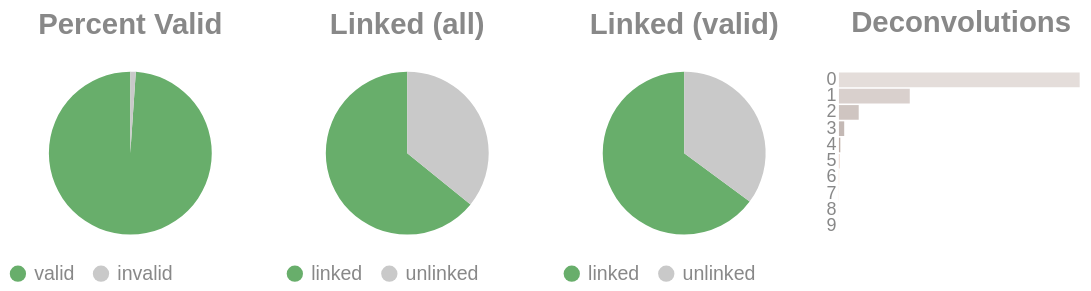

Notebook cell for this chart:
### Code cell
if SKIPLR:
    pass
else:
    clash = Counter()
    for i in valids['molecule'].to_list():
        _mol = i.split("-")
        if len(_mol) == 1:
            clash.update('0')
        else:
            clash.update(_mol[-1])

    _d = {"deconvolutions": [], 'count': []}
    for k,v in clash.items():
        _d['deconvolutions'].append(k)
        _d['count'].append(v)

    tot_valid = valids['reads'].sum()
    mask = valids['reads'] >= 2
    n_linked_reads = valids.filter(mask)['reads'].sum()
    if n_linked_reads == 0:
        print_html("No linked molecules (>=2 reads) were detected; skipping linked-only distributions.")
        SKIPLR = True
    else:
        perc_valid = round(tot_valid / n_reads, 4)
        linked_perc_abs = round(n_linked_reads / n_reads, 4)
        linked_perc = round(n_linked_reads / tot_valid, 4)

    _valid = pl.DataFrame({"valids": ['valid', 'invalid'], "count": [tot_valid, n_reads - tot_valid]})
    _linked_abs = pl.DataFrame({"linked (absolute)": ['linked', 'unlinked'], "count": [n_linked_reads, n_reads - n_linked_reads]})
    _linked_rel = pl.DataFrame({"linked (valids)": ['linked', 'unlinked'], "count": [n_linked_reads, tot_valid - n_linked_reads]})

    (
        alt.hconcat(
            piechart(_valid, goodval = 'valid', title = "Percent Valid"),
            piechart(_linked_abs, goodval = "linked", title =  "Linked (all)"),
            piechart(_linked_rel, goodval = "linked", title =  "Linked (valid)"),
            convolutionbar(pl.DataFrame(_d), title = "Deconvolutions"),
            center = True,
            bounds = 'flush'
        )
        .resolve_scale(color='independent')
        .resolve_legend('independent')
        .properties(usermeta={'embedOptions': {"actions": False}})
    ).display()

### Figure 1 — Vega-Lite specification as saved in the notebook (floating-point values rounded to 4 significant figures)
{"width": "container", "height": 400, "config": {"title": {"anchor": "start", "dy": -15, "fontSize": 18, "color": "#888888", "subtitleColor": "#888888", "subtitleFontSize": 14}, "arc": {"fill": "#0072B2"}, "axis": {"domainColor": "#888888", "domainWidth": 0.5, "gridWidth": 0.2, "grid": false, "titleFontWeight": 400, "titleFontSize": 15, "labelFontSize": 11, "labelColor": "#888888", "tickColor": "#888888", "tickWidth": 0.2, "titleColor": "#888888"}, "axisBand": {"grid": false}, "axisX": {"grid": true, "tickSize": 10, "domainCap": "round"}, "axisY": {"domain": false, "grid": true, "tickSize": 0, "domainCap": "round"}, "background": "transparent", "header": {"labelFontSize": 15, "labelColor": "#888888", "titleFontSize": 15, "titleFontWeight": 600, "titleColor": "#888888"}, "legend": {"labelFont": "sans-serif", "labelFontSize": 12, "labelColor": "#888888", "symbolSize": 100, "symbolType": "circle", "titleFontSize": 12, "titlePadding": 10, "titleColor": "#888888", "title": null}, "range": {"category": ["#E69F00", "#56B4E9", "#009E73", "#F0E442", "#0072B2", "#D55E00", "#CC79A7", "#000000"], "diverging": ["#cfe8f3", "#a2d4ec", "#73bfe2", "#46abdb", "#1696d2", "#12719e"]}, "area": {"fill": "#0072B2", "fillOpacity": 0.7, "line": true, "strokeOpacity": 0.7}, "line": {"color": "#0072B2", "stroke": "#0072B2", "strokeWidth": 2}, "trail": {"color": "#0072B2", "stroke": "#0072B2", "strokeWidth": 0, "size": 1}, "point": {"filled": true, "fillOpacity": 1.0, "size": 95}, "text": {"color": "#888888", "fontSize": 11, "align": "right", "fontWeight": 400, "size": 11}, "bar": {"fill": "#0072B2", "stroke": null}, "view": {"stroke": null, "continuousWidth": 660, "continuousHeight": 400}}, "hconcat": [{"data": {"name": "data-2910f7945ea14a1fe7f799118d91a3a3"}, "mark": {"type": "arc"}, "encoding": {"color": {"field": "valids", "legend": {"orient": "bottom", "title": null}, "scale": {"domain": ["valid", "invalid"], "range": ["#68ae6b", "#C9C9C9"]}, "title": "Valids", "type": "nominal"}, "theta": {"field": "count", "type": "quantitative"}, "tooltip": [{"field": "valids", "title": "Valids", "type": "ordinal"}, {"field": "percent", "format": ".2%", "title": "Percent", "type": "quantitative"}, {"field": "count", "title": "Count", "type": "quantitative"}]}, "height": 100, "title": {"text": "Percent Valid", "align": "center", "anchor": "middle"}, "transform": [{"calculate": "datum.count / 2888738", "as": "percent"}], "width": 150}, {"data": {"name": "data-7e7098c78fc60c526dd883ae7295f819"}, "mark": {"type": "arc"}, "encoding": {"color": {"field": "linked (absolute)", "legend": {"orient": "bottom", "title": null}, "scale": {"domain": ["linked", "unlinked"], "range": ["#68ae6b", "#C9C9C9"]}, "title": "Linked (Absolute)", "type": "nominal"}, "theta": {"field": "count", "type": "quantitative"}, "tooltip": [{"field": "linked (absolute)", "title": "Linked (Absolute)", "type": "ordinal"}, {"field": "percent", "format": ".2%", "title": "Percent", "type": "quantitative"}, {"field": "count", "title": "Count", "type": "quantitative"}]}, "height": 100, "title": {"text": "Linked (all)", "align": "center", "anchor": "middle"}, "transform": [{"calculate": "datum.count / 2888738", "as": "percent"}], "width": 150}, {"data": {"name": "data-3b5a2923af7ca8b183037b68acd54951"}, "mark": {"type": "arc"}, "encoding": {"color": {"field": "linked (valids)", "legend": {"orient": "bottom", "title": null}, "scale": {"domain": ["linked", "unlinked"], "range": ["#68ae6b", "#C9C9C9"]}, "title": "Linked (Valids)", "type": "nominal"}, "theta": {"field": "count", "type": "quantitative"}, "tooltip": [{"field": "linked (valids)", "title": "Linked (Valids)", "type": "ordinal"}, {"field": "percent", "format": ".2%", "title": "Percent", "type": "quantitative"}, {"field": "count", "title": "Count", "type": "quantitative"}]}, "height": 100, "title": {"text": "Linked (valid)", "align": "center", "anchor": "middle"}, "transform": [{"calculate": "datum.count / 2857650", "as": "percent"}], "width": 150}, {"data": {"name": "data-3043162d39b9394407850f0b2be45e1f"}, "mark": {"type": "bar"}, "encoding": {"color": {"field": "deconvolutions", "legend": null, "scale": {"scheme": "lightgreyred"}, "type": "nominal"}, "tooltip": [{"field": "deconvolutions", "title": "Deconvolutions", "type": "ordinal"}, {"field": "percent", "format": ".2%", "title": "Percent", "type": "quantitative"}, {"field": "count", "title": "Count", "type": "quantitative"}], "x": {"axis": null, "field": "count", "type": "quantitative"}, "y": {"field": "deconvolutions", "sort": "ascending", "title": null, "type": "nominal"}}, "height": 100, "title": {"text": "Deconvolutions", "align": "center", "anchor": "middle"}, "transform": [{"calculate": "datum.count / 1523962", "as": "percent"}], "width": 150}], "bounds": "flush", "center": true, "resolve": {"legend": {"angle": "independent"}, "scale": {"color": "independent"}}, "usermeta": {"embedOptions": {"actions": false}}, "$schema": "https://vega.github.io/schema/vega-lite/v6.4.1.json", "datasets": {"data-2910f7945ea14a1fe7f799118d91a3a3": [{"valids": "valid", "count": 2857650}, {"valids": "invalid", "count": 31088}], "data-7e7098c78fc60c526dd883ae7295f819": [{"linked (absolute)": "linked", "count": 1853370}, {"linked (absolute)": "unlinked", "count": 1035368}], "data-3b5a2923af7ca8b183037b68acd54951": [{"linked (valids)": "linked", "count": 1853370}, {"linked (valids)": "unlinked", "count": 1004280}], "data-3043162d39b9394407850f0b2be45e1f": [{"deconvolutions": "0", "count": 1083799}, {"deconvolutions": "1", "count": 318840}, {"deconvolutions": "2", "count": 89017}, {"deconvolutions": "3", "count": 23721}, {"deconvolutions": "4", "count": 6181}, {"deconvolutions": "5", "count": 1694}, {"deconvolutions": "6", "count": 499}, {"deconvolutions": "7", "count": 148}, {"deconvolutions": "8", "count": 47}, {"deconvolutions": "9", "count": 16}]}}
